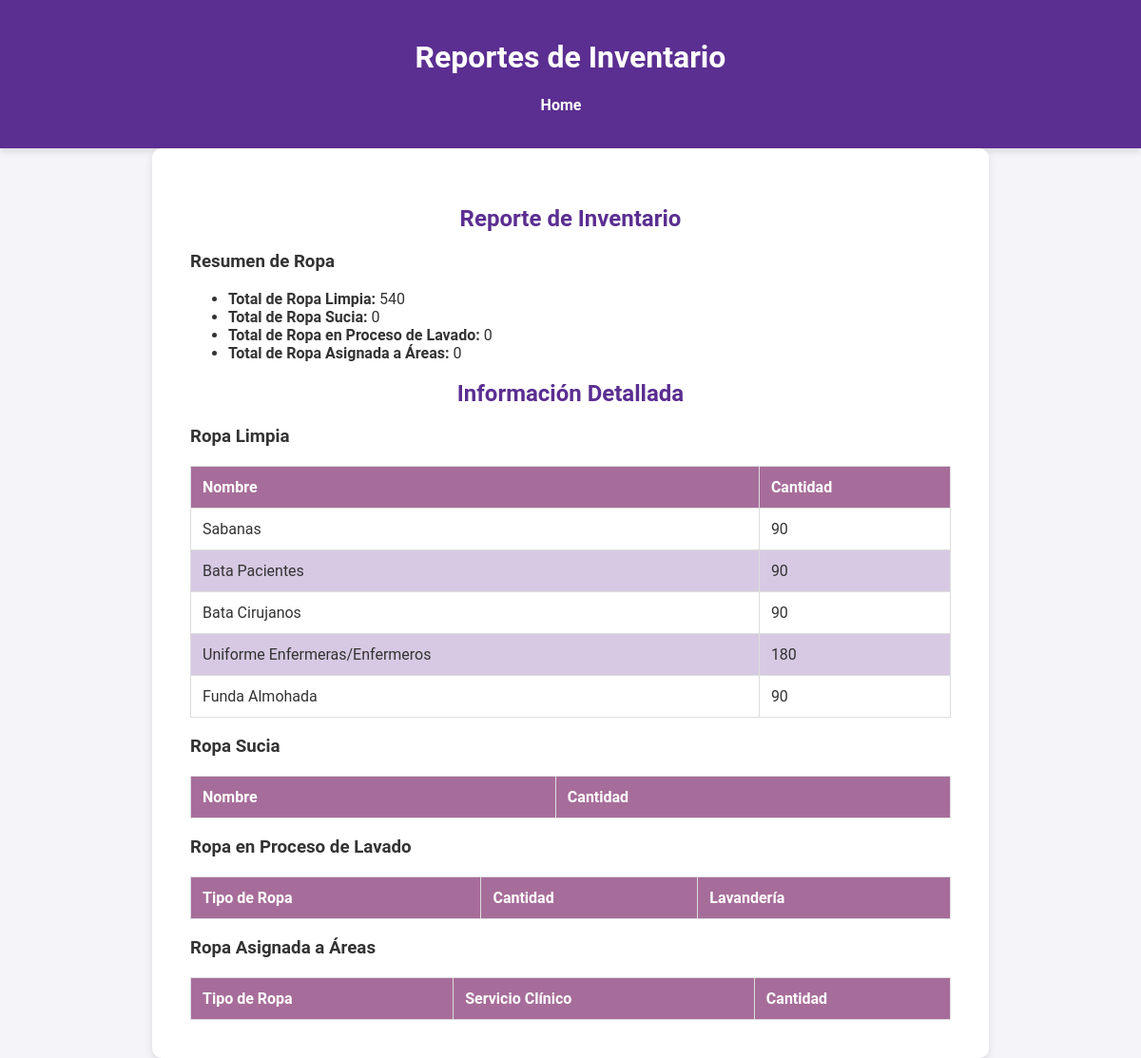
/reportes, run on an earlier commit of the app's database.
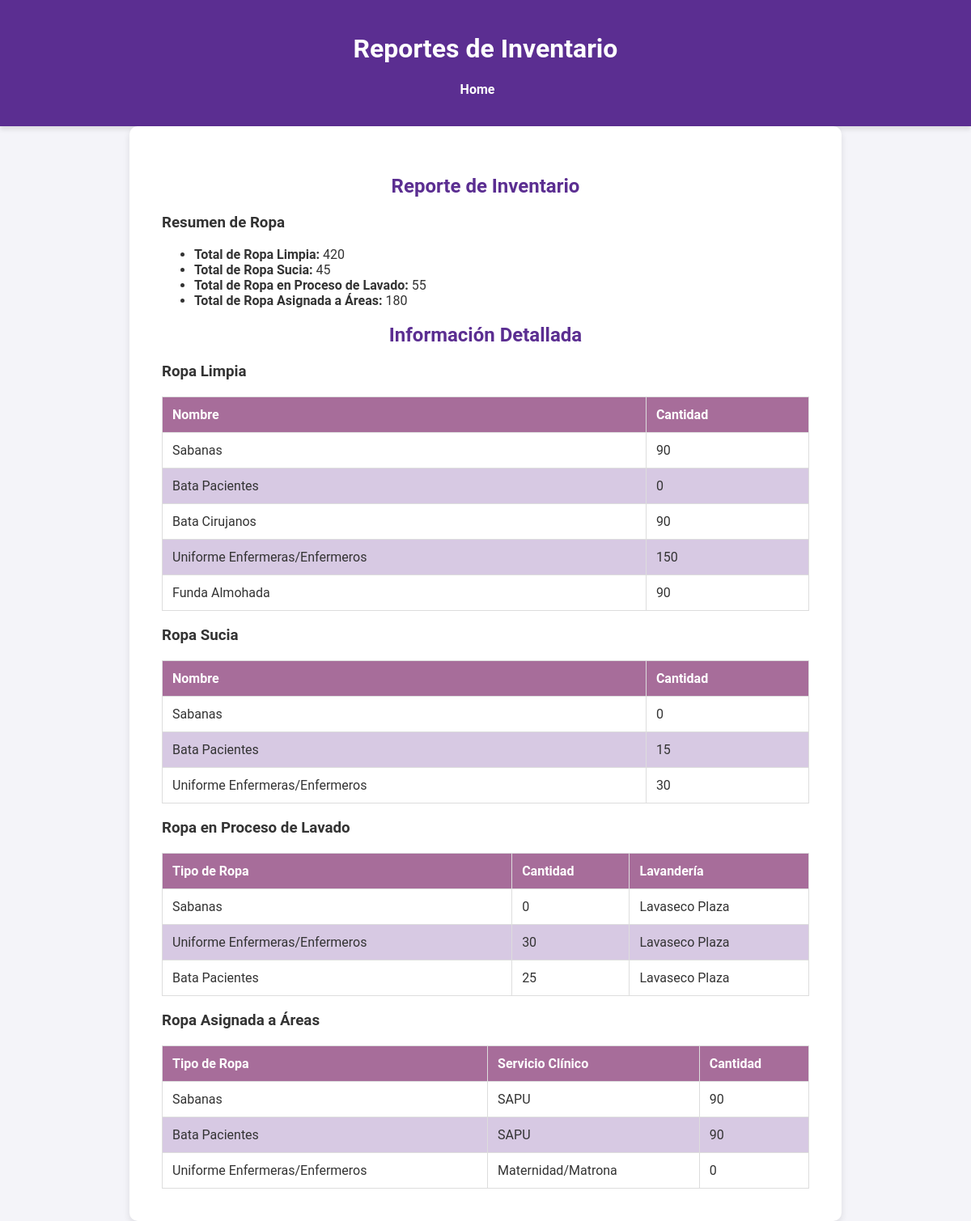
And on a later commit of the database.
### inventario/models.py (models this page shows, shortened)
class Clothing(models.Model):
    id = models.AutoField(primary_key=True)
    nombre = models.CharField(max_length=255)
    cantidad = models.IntegerField()

class ClothingDirt(models.Model):
    nombre = models.CharField(max_length=255)
    cantidad = models.IntegerField()
    tipo_ropa = models.ForeignKey(Clothing, on_delete=models.CASCADE)  # Relación con Clothing

class ClothingCleanings(models.Model):
    id = models.AutoField(primary_key=True)
    tipo_ropa = models.ForeignKey(Clothing, on_delete=models.CASCADE)
    cantidad = models.IntegerField(default=0)
    lavanderia = models.ForeignKey(ExternalLaundry, on_delete=models.CASCADE)

class ExternalLaundry(models.Model):
    nombre = models.CharField(max_length=255)
    contacto = models.CharField(max_length=255)
    telefono = models.CharField(max_length=15)
    direccion = models.CharField(max_length=255)
    email = models.EmailField()

class ClothingServices(models.Model):
    tipo_ropa = models.ForeignKey(Clothing, on_delete=models.CASCADE)
    servicio = models.ForeignKey(ClinicalService, on_delete=models.CASCADE)
    cantidad = models.IntegerField(default=0)

class ClinicalService(models.Model):
    nombre = models.CharField(max_length=255)
    ubicacion = models.CharField(max_length=255)
    responsable = models.CharField(max_length=255)

### inventario/views.py (the view)
# urls.py: path('reportes', views.generar_reportes, name="reportes"),
def generar_reportes(request):
    total_ropa_limpia = Clothing.objects.aggregate(total=Sum('cantidad'))['total'] or 0
    total_ropa_sucia = ClothingDirt.objects.aggregate(total=Sum('cantidad'))['total'] or 0
    total_ropa_en_lavado = ClothingCleanings.objects.aggregate(total=Sum('cantidad'))['total'] or 0
    total_ropa_asignada = ClothingServices.objects.aggregate(total=Sum('cantidad'))['total'] or 0
    reporte = {
        'total_ropa_limpia': total_ropa_limpia,
        'total_ropa_sucia': total_ropa_sucia,
        'total_ropa_en_lavado': total_ropa_en_lavado,
        'total_ropa_asignada': total_ropa_asignada,
    }
    all_clothing = Clothing.objects.all()  # Obtener todos los tipos de ropa
    all_cleanings = ClothingCleanings.objects.all()  # Obtener todos los registros de limpieza
    all_dirt = ClothingDirt.objects.all()  # Obtener todos los registros de ropa sucia
    all_services = ClothingServices.objects.all()  # Obtener todos los registros de ropa asignada
    return render(request, 'inventario/reportes.html', {
        'reporte': reporte,
        'all_clothing': all_clothing,
        'all_cleanings': all_cleanings,
        'all_dirt': all_dirt,
        'all_services': all_services,
    })

### inventario/templates/inventario/reportes.html (shortened to what this page needs)
<!DOCTYPE html>
<html lang="es">
<head>
    {% load static %}
    <link rel="stylesheet" href="{% static 'css/style.css' %}">
</head>
<body>
    <header>
        <h1>Reportes de Inventario</h1>
        <nav>
            <ul>
                <li><a href="{% url 'inventario:home' %}">Home</a></li>
            </ul>
        </nav>
    </header>
    <main>
        <h2>Reporte de Inventario</h2>
        <div>
            <h3>Resumen de Ropa</h3>
            <ul>
                <li><strong>Total de Ropa Limpia:</strong> {{ reporte.total_ropa_limpia }}</li>
                <li><strong>Total de Ropa Sucia:</strong> {{ reporte.total_ropa_sucia }}</li>
                <li><strong>Total de Ropa en Proceso de Lavado:</strong> {{ reporte.total_ropa_en_lavado }}</li>
                <li><strong>Total de Ropa Asignada a Áreas:</strong> {{ reporte.total_ropa_asignada }}</li>
            </ul>
        </div>
        <h2>Información Detallada</h2>
        <h3>Ropa Limpia</h3>
        <table>
            <thead>
                <tr>
                    <th>Nombre</th>
                    <th>Cantidad</th>
                </tr>
            </thead>
            <tbody>
                {% for clothing in all_clothing %}
                <tr>
                    <td>{{ clothing.nombre }}</td>
                    <td>{{ clothing.cantidad }}</td>
                </tr>
                {% endfor %}
            </tbody>
        </table>
        <h3>Ropa Sucia</h3>
        <table>
            <thead>
                <tr>
                    <th>Nombre</th>
                    <th>Cantidad</th>
                </tr>
            </thead>
            <tbody>
                {% for dirt in all_dirt %}
                <tr>
                    <td>{{ dirt.nombre }}</td>
                    <td>{{ dirt.cantidad }}</td>
                </tr>
                {% endfor %}
            </tbody>
        </table>
        <h3>Ropa en Proceso de Lavado</h3>
        <table>
            <thead>
                <tr>
                    <th>Tipo de Ropa</th>
                    <th>Cantidad</th>
                    <th>Lavandería</th>
                </tr>
            </thead>
            <tbody>
                {% for cleaning in all_cleanings %}
                <tr>
                    <td>{{ cleaning.tipo_ropa.nombre }}</td>
                    <td>{{ cleaning.cantidad }}</td>
                    <td>{{ cleaning.lavanderia.nombre }}</td>
                </tr>
                {% endfor %}
            </tbody>
        </table>
        <h3>Ropa Asignada a Áreas</h3>
        <table>
            <thead>
                <tr>
                    <th>Tipo de Ropa</th>
                    <th>Servicio Clínico</th>
                    <th>Cantidad</th>
                </tr>
            </thead>
            <tbody>
                {% for service in all_services %}
                <tr>
                    <td>{{ service.tipo_ropa.nombre }}</td>
                    <td>{{ service.servicio.nombre }}</td>
                    <td>{{ service.cantidad }}</td>
                </tr>
                {% endfor %}
            </tbody>
        </table>
    </main>
</body>
</html>

### inventario/static/css/style.css (style rules this page uses)
body { font-family: 'Roboto', sans-serif; margin: 0; padding: 0; background-color: #F4F4F9; color: #333; }
header { background-color: #5B2E91; padding: 20px; text-align: center; color: white; box-shadow: 0 4px 6px rgba(0, 0, 0, 0.1); }
nav ul { list-style-type: none; padding: 0; }
nav ul li { display: inline; margin-right: 20px; }
nav ul li a { color: white; text-decoration: none; font-weight: bold; }
main { padding: 40px; max-width: 800px; margin: auto; background-color: #FFFFFF; box-shadow: 0 4px 8px rgba(0, 0, 0, 0.1); border-radius: 10px; }
h2 { text-align: center; margin-bottom: 20px; color: #5B2E91; }
table { width: 100%; border-collapse: collapse; margin-top: 20px; font-size: 1em; }
table, th, td { border: 1px solid #ddd; }
th, td { padding: 12px; text-align: left; }
th { background-color: #A76D9A; color: white; }
tr:nth-child(even) { background-color: #D7C9E3; }

What changed in the data, as far as the page shows it:
changed Clothing "Bata Pacientes": cantidad "90" → "0"
changed Clothing "Uniforme Enfermeras/Enfermeros": cantidad "180" → "150"
added ClothingDirt: nombre "Sabanas", cantidad "0"
added ClothingDirt: nombre "Bata Pacientes", cantidad "15"
added ClothingDirt: nombre "Uniforme Enfermeras/Enfermeros", cantidad "30"
added ClothingCleanings: tipo_ropa.nombre "Sabanas", cantidad "0", lavanderia.nombre "Lavaseco Plaza"
added ClothingCleanings: tipo_ropa.nombre "Uniforme Enfermeras/Enfermeros", cantidad "30", lavanderia.nombre "Lavaseco Plaza"
added ClothingCleanings: tipo_ropa.nombre "Bata Pacientes", cantidad "25", lavanderia.nombre "Lavaseco Plaza"
added ClothingServices: tipo_ropa.nombre "Sabanas", servicio.nombre "SAPU", cantidad "90"
added ClothingServices: tipo_ropa.nombre "Bata Pacientes", servicio.nombre "SAPU", cantidad "90"
added ClothingServices: tipo_ropa.nombre "Uniforme Enfermeras/Enfermeros", servicio.nombre "Maternidad/Matrona", cantidad "0"
Also different on the page:
{{ reporte.total_ropa_limpia }}: "540" → "420"
{{ reporte.total_ropa_sucia }}: "0" → "45"
{{ reporte.total_ropa_en_lavado }}: "0" → "55"
{{ reporte.total_ropa_asignada }}: "0" → "180"
